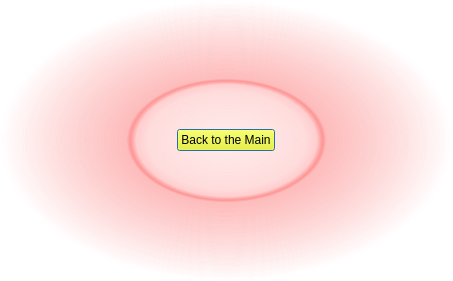
<?xml version="1.0" encoding="UTF-8"?>
<ui version="4.0">
 <class>Dialog</class>
 <widget class="QDialog" name="Dialog">
  <property name="geometry">
   <rect>
    <x>0</x>
    <y>0</y>
    <width>453</width>
    <height>281</height>
   </rect>
  </property>
  <property name="windowTitle">
   <string>다이알로그</string>
  </property>
  <property name="styleSheet">
   <string notr="true">background-color: qradialgradient(spread:pad, cx:0.5, cy:0.5, radius:0.5, fx:0.5, fy:0.5, stop:0 rgba(255, 235, 235, 206), stop:0.35 rgba(255, 188, 188, 80), stop:0.4 rgba(255, 162, 162, 80), stop:0.425 rgba(255, 132, 132, 156), stop:0.44 rgba(252, 128, 128, 80), stop:1 rgba(255, 255, 255, 0));</string>
  </property>
  <layout class="QGridLayout" name="gridLayout">
   <item row="0" column="0">
    <layout class="QVBoxLayout" name="verticalLayout_2">
     <item alignment="Qt::AlignHCenter">
      <widget class="QPushButton" name="back_to_the_main">
       <property name="maximumSize">
        <size>
         <width>433</width>
         <height>16777215</height>
        </size>
       </property>
       <property name="styleSheet">
        <string notr="true">background-color: rgb(255, 255, 0);</string>
       </property>
       <property name="text">
        <string>Back to the Main</string>
       </property>
      </widget>
     </item>
    </layout>
   </item>
  </layout>
 </widget>
 <resources/>
 <connections/>
</ui>
